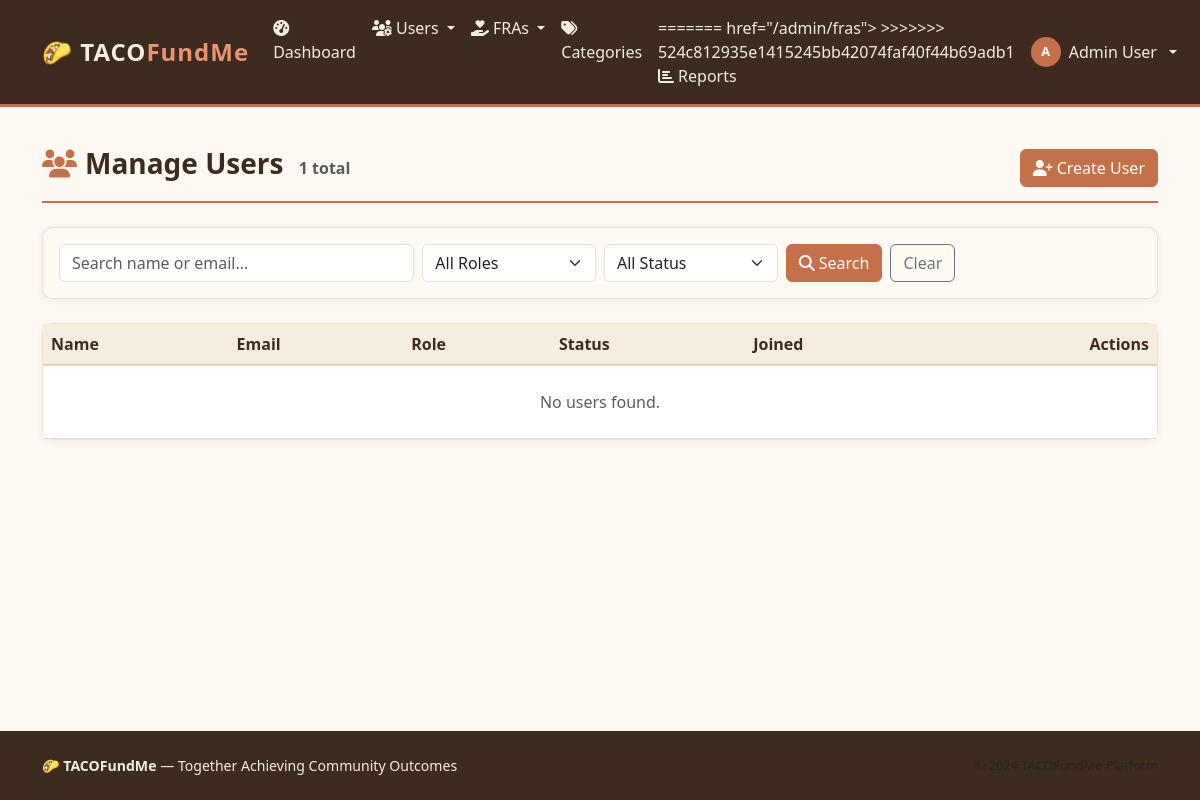
Before: /admin/users?q=&role=&active=&page=6 (signed in) with the older database file.
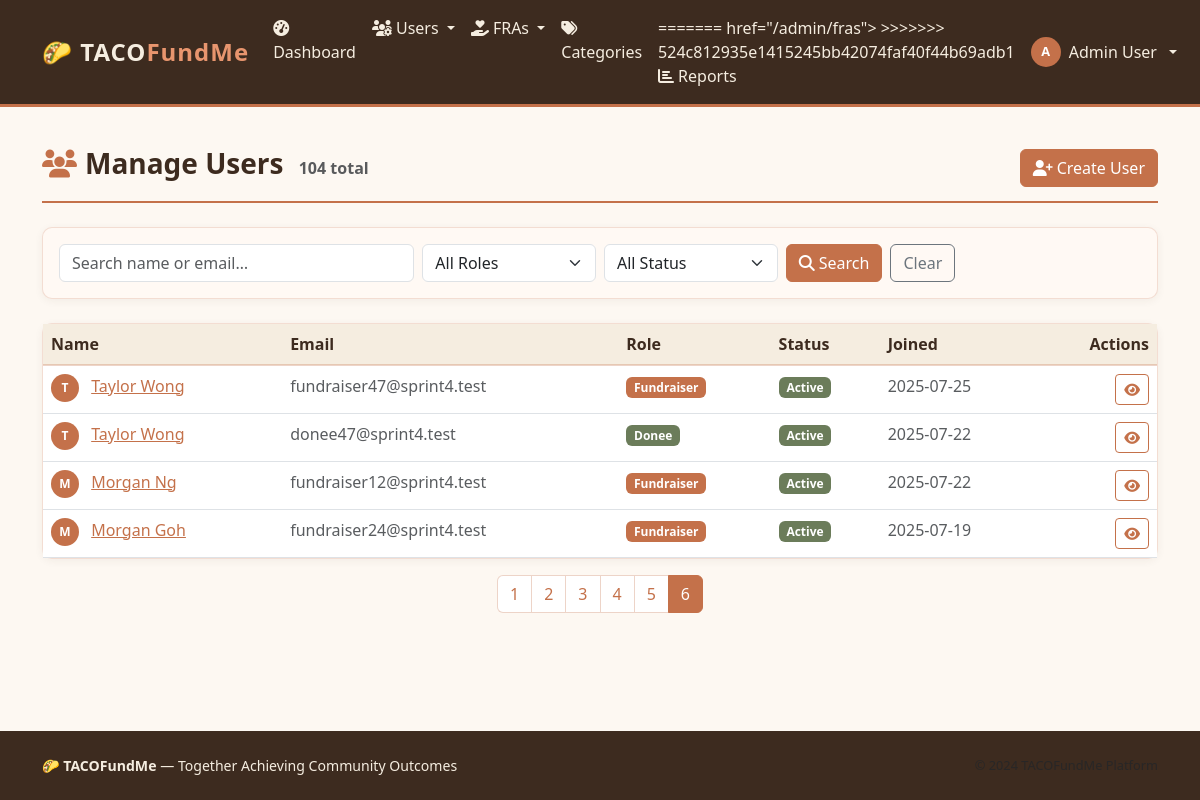
After: the same page with the newer database file.
### tables this page shows
CREATE TABLE users (
            id         INTEGER PRIMARY KEY AUTOINCREMENT,
            full_name  TEXT    NOT NULL,
            email      TEXT    NOT NULL UNIQUE,
            password   TEXT    NOT NULL,
            role       TEXT    NOT NULL DEFAULT 'donee',
            bio        TEXT,
            phone      TEXT,
            address    TEXT,
            is_active  INTEGER NOT NULL DEFAULT 1,
            created_at TEXT    NOT NULL,
            last_login TEXT
        );

### boundary/routes.py (the view)
@app.route('/admin/users')
@admin_required
def admin_users():
    search = request.args.get('q', '')
    role_f = request.args.get('role', '')
    active_f = request.args.get('active', '')
    page = max(1, request.args.get('page', 1, type=int))
    is_active = None
    if active_f == '1': is_active = True
    elif active_f == '0': is_active = False
    users, total = AdminController.list_users(search, role_f or None, is_active, page)
    pages = max(1, (total + 19) // 20)
    return render_template('admin/users.html',
                           users=users, total=total, pages=pages,
                           search=search, role_f=role_f, active_f=active_f, page=page)

### boundary/routes.py (called while the page is built)
def login_required(f):
    @wraps(f)
    def decorated(*args, **kwargs):
        if 'user_id' not in session:
            flash('Please log in to continue.', 'warning')
            return redirect(url_for('login'))
        return f(*args, **kwargs)
    return decorated

def admin_required(f):
    @wraps(f)
    @login_required
    def decorated(*args, **kwargs):
        if session.get('role') != 'admin':
            flash('Admin access required.', 'danger')
            return redirect(url_for('dashboard'))
        return f(*args, **kwargs)
    return decorated

### templates/admin/users.html (shortened to what this page needs)
{% extends "base.html" %}
{% block content %}
<div class="page-header d-flex justify-content-between align-items-center">
  <h1><i class="fa fa-users me-2 text-clay"></i>Manage Users
    <small class="fs-6 text-muted ms-2">{{ total }} total</small>
  </h1>
  <a href="{{ url_for('admin_create_user') }}" class="btn btn-primary">
    <i class="fa fa-user-plus me-1"></i>Create User
  </a>
</div>
<div class="card mb-4">
  <div class="card-body py-3">
    <form method="GET" class="row g-2 align-items-end">
      <div class="col-md-4">
        <input type="search" name="q" class="form-control" value="{{ search }}"
               placeholder="Search name or email…">
      </div>
      <div class="col-md-2">
        <select name="role" class="form-select">
          <option value="">All Roles</option>
        </select>
      </div>
      <div class="col-md-2">
        <select name="active" class="form-select">
          <option value="">All Status</option>
        </select>
      </div>
      <div class="col-auto">
        <button type="submit" class="btn btn-primary">
          <i class="fa fa-search me-1"></i>Search
        </button>
        <a href="{{ url_for('admin_users') }}" class="btn btn-outline-secondary ms-1">Clear</a>
      </div>
    </form>
  </div>
</div>
<div class="card">
  <div class="table-responsive">
    <table class="table table-hover mb-0">
      <thead>
        <tr>
          <th>Name</th>
          <th>Email</th>
          <th>Role</th>
          <th>Status</th>
          <th>Joined</th>
          <th class="text-end">Actions</th>
        </tr>
      </thead>
      <tbody>
        {% for u in users %}
        <tr>
          <td>
            <span class="avatar-circle" style="width:28px;height:28px;font-size:.75rem;vertical-align:middle;">
              {{ u.full_name[0]|upper }}
            </span>
            <a class="ms-2" href="{{ url_for('admin_user_detail', uid=u.id) }}">{{ u.full_name }}</a>
          </td>
          <td class="text-muted">{{ u.email }}</td>
          <td>
            <span class="badge badge-role-{{ u.role }}">{{ u.role|title }}</span>
          </td>
          <td>
            {% if u.is_active %}
              <span class="badge badge-status-active">Active</span>
            {% else %}
              <span class="badge badge-status-closed">Inactive</span>
            {% endif %}
          </td>
          <td class="text-muted">{{ u.created_at[:10] if u.created_at else '—' }}</td>
          <td class="text-end">
            <a href="{{ url_for('admin_user_detail', uid=u.id) }}"
               class="btn btn-sm btn-outline-primary">
              <i class="fa fa-eye"></i>
            </a>
          </td>
        </tr>
        {% else %}
        <tr><td colspan="6" class="text-center text-muted py-4">No users found.</td></tr>
        {% endfor %}
      </tbody>
    </table>
  </div>
</div>
{% if pages > 1 %}
<nav class="mt-3">
  <ul class="pagination justify-content-center">
    {% for p in range(1, pages + 1) %}
    <li class="page-item {% if p == page %}active{% endif %}">
      <a class="page-link" href="{{ url_for('admin_users', q=search, role=role_f, active=active_f, page=p) }}">
        {{ p }}
      </a>
    </li>
    {% endfor %}
  </ul>
</nav>
{% endif %}
{% endblock %}

Changed rows visible on the page:
added users: full_name "T", full_name "Taylor Wong", email "fundraiser47@sprint4.test", role "Fundraiser", is_active "Active", created_at "2025-07-25"
added users: full_name "T", full_name "Taylor Wong", email "donee47@sprint4.test", role "Donee", is_active "Active", created_at "2025-07-22"
added users: full_name "M", full_name "Morgan Ng", email "fundraiser12@sprint4.test", role "Fundraiser", is_active "Active", created_at "2025-07-22"
added users: full_name "M", full_name "Morgan Goh", email "fundraiser24@sprint4.test", role "Fundraiser", is_active "Active", created_at "2025-07-19"
Other visible differences:
{{ total }}: "1" → "104"
new list line: "1"
new list line: "2"
new list line: "3"
new list line: "4"
new list line: "5"
new list line: "6"
text no longer shown: "No users found."
